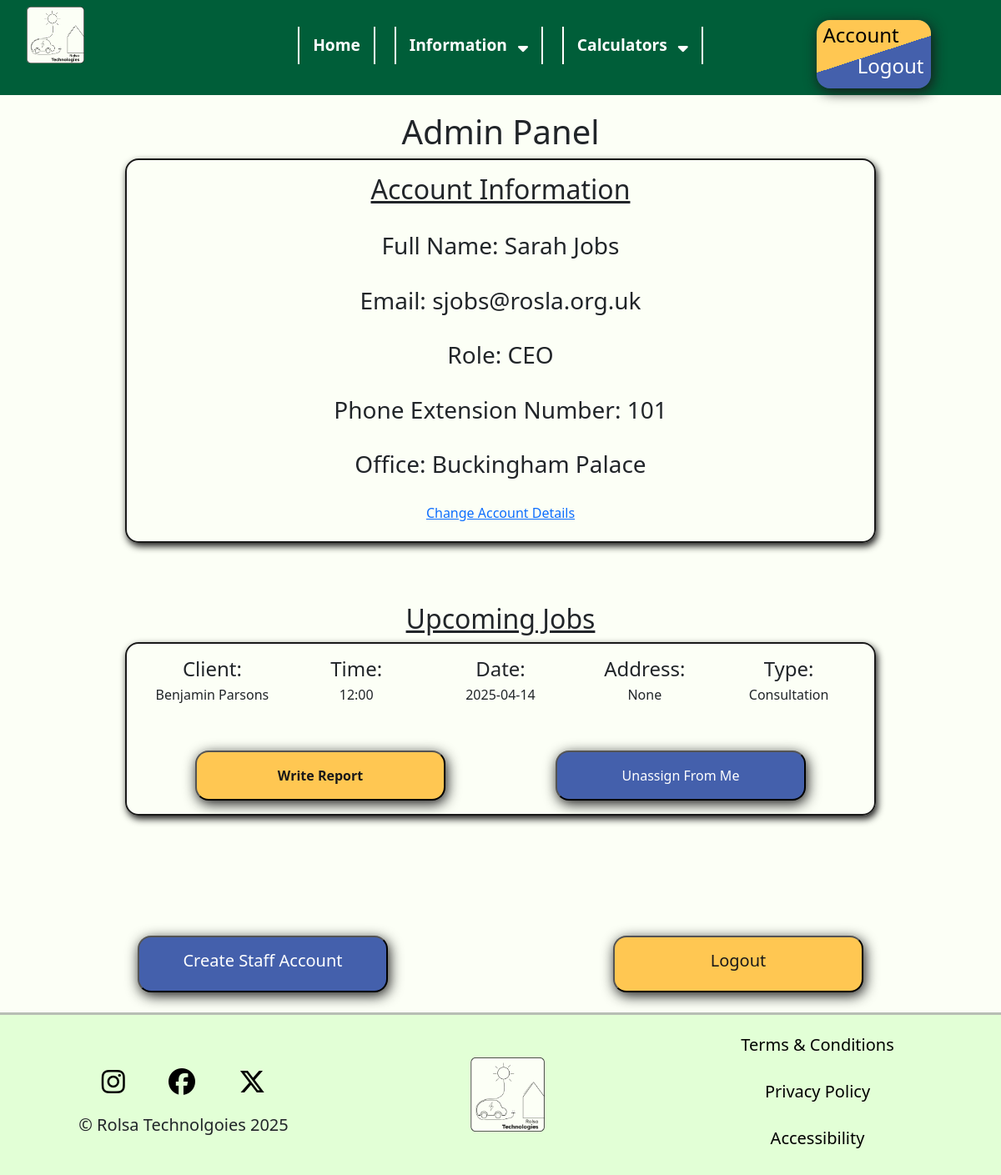
The app's page /admin (signed in) with its own data.
### tables this page shows
CREATE TABLE Staff(
    StaffID INTEGER NOT NULL,
    AccountID INTEGER NOT NULL,
    FullName VARCHAR(255) NOT NULL,
    Role VARCHAR(25) NOT NULL,
    OfficeID INTEGER NOT NULL,
    PhoneExt VARCHAR(3) NOT NULL,
    PRIMARY KEY (StaffID),
    FOREIGN KEY (AccountID) REFERENCES Account(AccountID),
    FOREIGN KEY (OfficeID) REFERENCES Office(OfficeID)
);

CREATE TABLE Account (
    AccountID INTEGER NOT NULL,
    Email BOOLEAN DEFAULT 1,
    Password VARCHAR(255) NOT NULL,
    AccountTypeID INTEGER DEFAULT 1,
    PRIMARY KEY (AccountID),
    FOREIGN KEY (AccountTypeID) REFERENCES AccountType(AccountTypeID)
);

CREATE TABLE Office(
    OfficeID INTEGER NOT NULL,
    OfficeName VARCHAR(50) NOT NULL,
    Address TEXT NOT NULL,
    Postcode VARCHAR(8) NOT NULL,
    PRIMARY KEY (OfficeID)
);

CREATE TABLE Personal(
    AccountID INTEGER NOT NULL,
    FullName VARCHAR(255) NOT NULL,
    DateOfBirth DATE,
    Address TEXT,
    Postcode VARCHAR(8),
    FOREIGN KEY (AccountID) REFERENCES Account(AccountID)
);

CREATE TABLE BookingType (
    BookingTypeID INTEGER NOT NULL,
    Title VARCHAR(25) NOT NULL,
    PRIMARY KEY (BookingTypeID)
);

### main.py (the view)
@app.route("/admin")
def admin():
    staff = session.get('type', None)
    account = session.get('account', None)
    if staff == 3:
        AccountInformation = Get.RetrieveAdmins(account)
        UnassignedWork = Get.UnassignedJobs()
        UpcomingWork = Get.UpcomingJobs(account)
        Get.OutstandingReport(account)
        return render_template("admin.html", AccountInformation = AccountInformation, UnassignedWork = UnassignedWork, UpcomingWork = UpcomingWork)
    else:
        return redirect("/account")

### get.py (called while the page is built, shortened)
def RetrieveAdmins(account):
    AccountInformation = {}
    con = sqlite3.connect("RolsaDB.db")
    cursor = con.cursor()
    cursor.execute("SELECT FullName, Email, Role, PhoneExt, OfficeName FROM Account JOIN Staff ON Account.AccountID = Staff.AccountID JOIN Office ON Staff.OfficeID = Office.OfficeID WHERE Email = ?", (account,))
    Admin = cursor.fetchone()
    con.close()
    AccountInformation = {
        'Name': Admin[0],
        'Email': Admin[1],
        'Role': Admin[2],
        'PhoneExt': Admin[3],
        'Office': Admin[4]
    }
    return AccountInformation

def UnassignedJobs():
    UnassignedWork = {}
    con = sqlite3.connect("RolsaDB.db")
    cursor = con.cursor()
    cursor.execute("SELECT SS.BookingID FROM StaffSchedule SS JOIN Booking B ON SS.BookingID = B.BookingID WHERE StaffID IS NULL AND B.BookingTypeID = 1 AND ForDateTime >= ?", (datetime.now(),))
    Unassigned= cursor.fetchall()
    con.close()
    return UnassignedWork

def OutstandingReport(account):
    Reports = {}
    counter = 0
    con = sqlite3.connect("RolsaDB.db")
    cursor = con.cursor()
    cursor.execute("SELECT AccountID FROM Account WHERE Email = ?", (account,))
    AccountID = cursor.fetchone()
    cursor.execute("SELECT StaffID FROM Staff WHERE AccountID = ?", (AccountID[0],))
    StaffID = cursor.fetchone()
    cursor.execute("SELECT B.BookingID FROM StaffSchedule SS JOIN Booking B ON SS.BookingID = B.BookingID JOIN BookingReport BR ON B.BookingID = BR.ConsultationID WHERE SS.StaffID = ?", (StaffID[0],))
    OnTheScheduleOutstanding = cursor.fetchall()

### main.py (called while the page is built)
@app.context_processor
def inject_global_data():
    return {
        "account": session.get('account', None), #email address is considered as account
        "type": session.get('type', None) #type is considered as account type (Personal, Business, Admin)
    }

### templates/admin.html (shortened to what this page needs)
{% extends "base.html" %}
{% block css %}
    <link rel="stylesheet" href="{{ url_for('static', filename='css/admin.css') }}">
{% endblock %}
{% block content %}
    <h1>Admin Panel</h1>
    <div class="infobox">
    <center>
        <h2>Account Information</h2>
        <br>
        <h3>Full Name: {{AccountInformation.Name}}</h3><br>
        <h3>Email:  {{AccountInformation.Email}}</h3><br>
        <h3>Role:  {{AccountInformation.Role}}</h3><br>
        <h3>Phone Extension Number:  {{AccountInformation.PhoneExt}}</h3><br>
        <h3>Office:  {{AccountInformation.Office}}</h3><br>
        <h6><a href="">Change Account Details</a></h6>
    </center>
</div><br><br><br>
<h2>Upcoming Jobs</h2>
{% if UpcomingWork %}
{% for counter, job in UpcomingWork.items() %}
<div class="infobox">
  <div class="container text-center">
    <div class="row align-items-center">
      <div class="col">
        <h4>Client:</h4>
        <h6>{{ job.Name }}</h6>
      </div>
      <div class="col">
        <h4>Time:</h4>
        <h6>{{ job.Time }}</h6>
      </div>
      <div class="col">
        <h4>Date:</h4>
        <h6>{{ job.Date }}</h6>
      </div>
      <div class="col">
        <h4>Address:</h4>
        <h6>{{ job.Address }}</h6>
      </div>
      <div class="col">
        <h4>Type:</h4>
        <h6>{{ job.Type }}</h6>
      </div>
      <br>
      <br>
    </div>
</div>
<br><br>
<div class="container text-center">
  <div class="row align-items-center">
    <div class="col">
      <button id="YellowButton" onclick="window.location.href='/write_report{{ job.BookingID }}'"><strong>Write Report</strong></button>
    </div>
    <div class="col">
      <button id="BlueButton" onclick="window.location.href='/UnassignConsultation{{ job.BookingID }}'">Unassign From Me</a>
    </div>
  </div>
</div>
</div>
<br>
{% endfor %}
{% else %}
<br><br>
<h3 style="text-align: center; color: red;">No Jobs assigned to you at the moment</h3>
{% endif %}
<br><br><br>
<br><br>
<div class="container text-center">
    <div class="row align-items-center">
        <div class="col">
            <button id="BlueButton" onclick="window.location.href='{{ url_for('CreateAdmin')}}'"><h5>Create Staff Account</h5></button>
        </div>
        <div class="col">
            <button id="YellowButton" onclick="window.location.href='/logout'"><h5>Logout</h5></button>
        </div>
    </div>
</div>
<br>
{% endblock %}

### templates/base.html (shortened to what this page needs)
<!DOCTYPE html>
<html lang="en">
<head>
    <link rel="stylesheet" href="{{ url_for('static', filename='css/general.css') }}">
    {% block css %}{% endblock %}
    <link href="https://cdn.jsdelivr.net/npm/bootstrap@5.3.3/dist/css/bootstrap.min.css" rel="stylesheet">
</head>
<body>
<nav>
    <div class="row">
        <div class="col-sm-3"><a href="{{ url_for('index')}}"><img src="{{ url_for('static', filename='images/Logo.png')}}" id="logo" alt="Rolsa Technologies Logo"></a></div>
        <div class="col-sm-6">
            <div class="top">
            <ul>
                <li><a href="{{ url_for('index')}}">Home</a></li>
                <li>Information <span><i class="fa fa-sort-down"></i></span>
                </li>
                <li>Calculators <span><i class="fa fa-sort-down"></i></span>
                </li>
            </ul>
        </div>
        </div>
        <div  class="col-sm-3">
            <center>
                {% if account %}
                <div id="buttonbox">
                    <h4 id="left"><a href="{{ url_for('account')}}">Account</a></h4>
                    <h4 id="right"><a href="{{ url_for('logout')}}">Logout</a></h4>
                </div>
                {% else %}
                <div id="buttonbox">
                    <h4 id="left"><a href="{{ url_for('login')}}">Login</a></h4>
                    <h4 id="right"><a href="{{ url_for('register')}}">Register</a></h4>
                </div>
                {% endif %}
            </center>
        </div>
    </div>
</nav>
{% block content %}{% endblock %}
<footer>
    <div class="container text-center">
        <div class="row align-items-center">
          <div class="col">
            <a href="https://www.instagram.com/"><i class="fa-brands fa-instagram" aria-hidden="true"></i></a>
            <a href="https://en-gb.facebook.com/"><i class="fa-brands fa-facebook" aria-hidden="true"></i></a>
            <a href="https://x.com/"><i class="fa-brands fa-x-twitter" aria-hidden="true"></i></a>
            <br>
            <h5>&copy; Rolsa Technolgoies 2025</h5>
          </div>
          <div class="col">
            <a href="{{ url_for('index')}}"><img src="{{ url_for('static', filename='images/Logo.png')}}" id="logo" alt="Rolsa Technologies Logo"></a>
          </div>
          <div class="col">
                <br>
                <h5><a href="">Terms & Conditions</a></h5><br>
                <h5><a href="">Privacy Policy</a></h5><br>
                <h5><a href="">Accessibility</a></h5><br>
          </div>
        </div>
      </div>
</footer>
</body>
</html>

### static/css/general.css (style rules this page uses)
body { font-family: "Lexend", sans-serif; margin: 0; padding: 0; background-color: #FCFFF6 !important; color: #191919; }
h1 { text-align: center; margin-bottom: 1.5vh; }
h2 { text-align: center; text-decoration: underline; margin-top: 2vh; margin-bottom: 1vh; }
nav { background-color: #005E39; width: 100%; padding: 1vh 2vh; margin-bottom: 2.5vh; }
nav ul { list-style-type: none; padding: 0; display: flex; justify-content: center; flex-wrap: wrap; position: relative; z-index: 10; color: white; }
nav ul li { display: inline-block; margin: 0.5vh 2%; font-size: larger; font-weight: bolder; border-right: 2px solid white; border-left: 2px solid white; padding: 1vh 2vh; position: relative; }
span { margin-left: 1vh; }
nav a { color: white; text-decoration: none; }
#buttonbox { background: rgb(68,96,172); background: linear-gradient(-18deg, rgba(68,96,172,1) 50%, rgba(255,199,82,1) 50%); width: 50%; padding: 0.5vh 1vh; border-radius: 2vh; margin-top: 2vh; box-shadow: 0.25vh 0.5vh 2vh #191919; }
#buttonbox #left { text-align: left; }
#buttonbox h4#left a { color: black; }
#buttonbox #right { text-align: right; }
#logo { width:25%; margin-left: 2vh; }
footer { background-color: #E2FFD6; border-top: 3px solid #b7beb4; }
footer i { font-size: xx-large; margin: 3vh; color: black; }
footer a { color: black; text-decoration: none; }
.top { margin-top: 2.5vh; }
#BlueButton { background-color: #4460AC; color: white; padding: 2vh 4vh; border-radius: 2vh; min-width: 300px; max-width: 95%; box-shadow: 0.25vh 0.5vh 2vh #191919; transition: 0.25s; }
#YellowButton { background-color: #FFC752; color: #191919; padding: 2vh 4vh; border-radius: 2vh; min-width: 300px; max-width: 95%; box-shadow: 0.25vh 0.5vh 2vh #191919; transition: 0.25s; }

### static/css/admin.css (style rules this page uses)
.infobox { width: 75%; margin-left: auto; margin-right: auto; padding: 2vh; border: 2px solid #191919; border-radius: 2vh; box-shadow: 0.25vh 0.5vh 1vh #191919; }

### records on screen
Staff: Name "Sarah Jobs", Role "CEO", PhoneExt "101"
Account: Email "sjobs@rosla.org.uk"
Office: Office "Buckingham Palace"
Personal: Name "Benjamin Parsons"
BookingType: Type "Consultation"

### other values on screen
{{ job.Time }} "12:00"
{{ job.Date }} "2025-04-14"
{{ job.Address }} "None"
